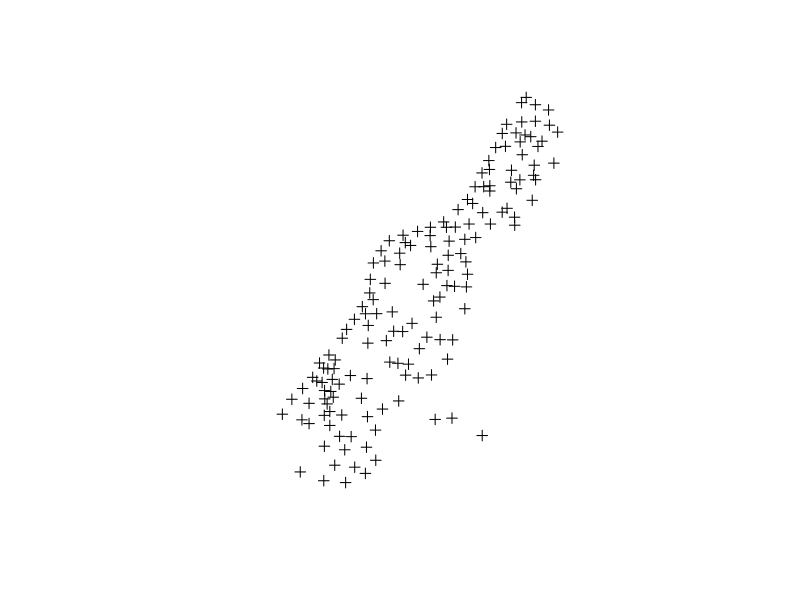
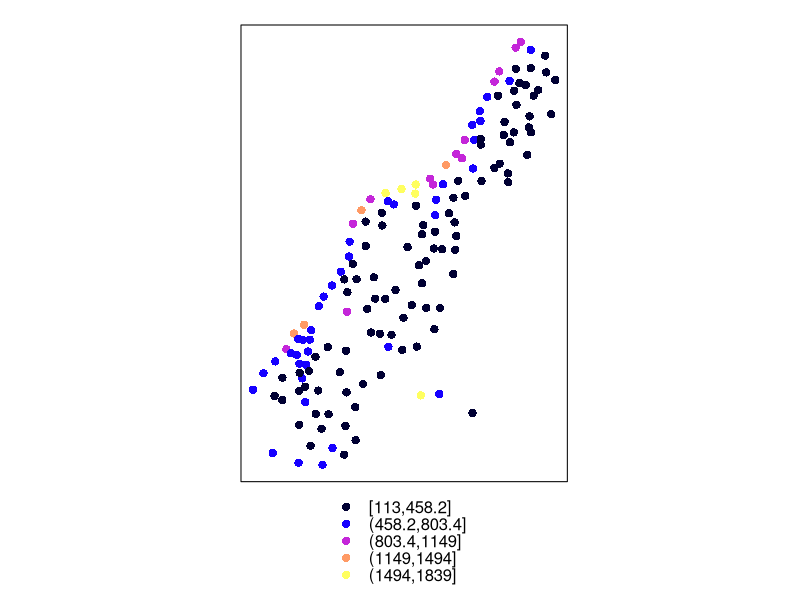
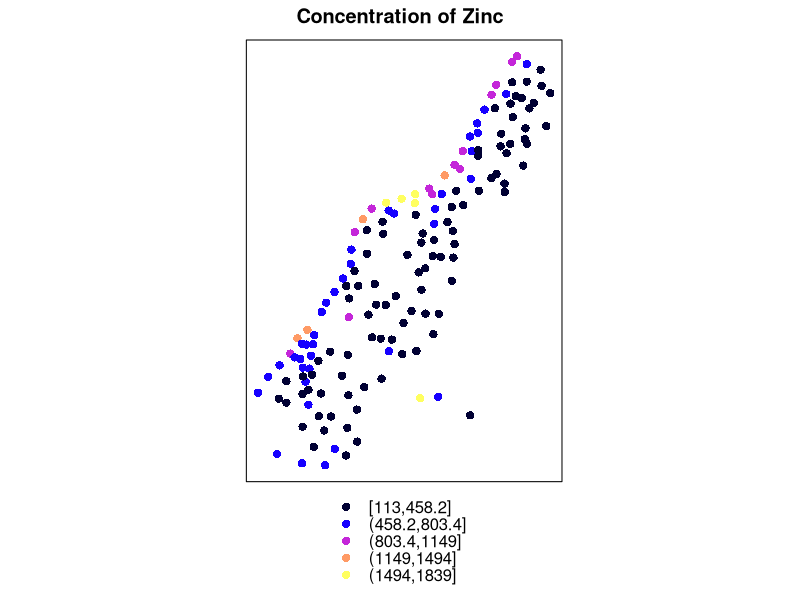
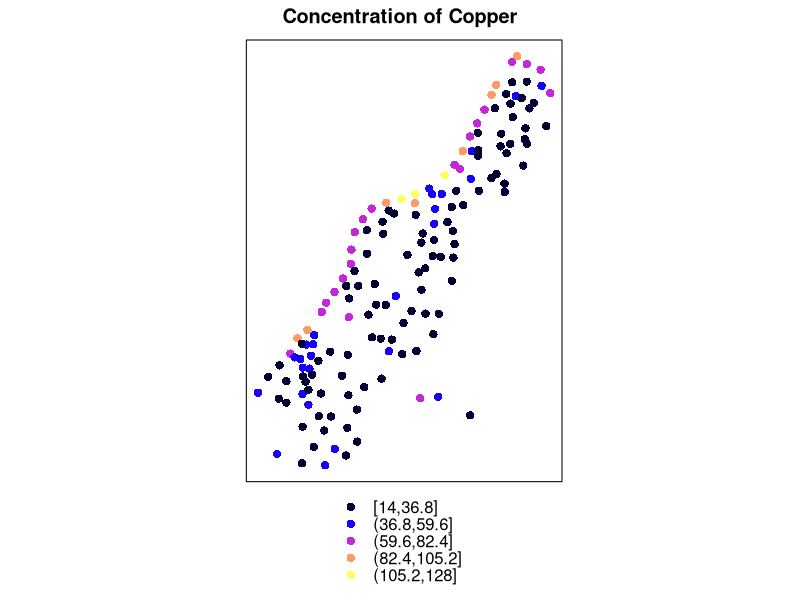
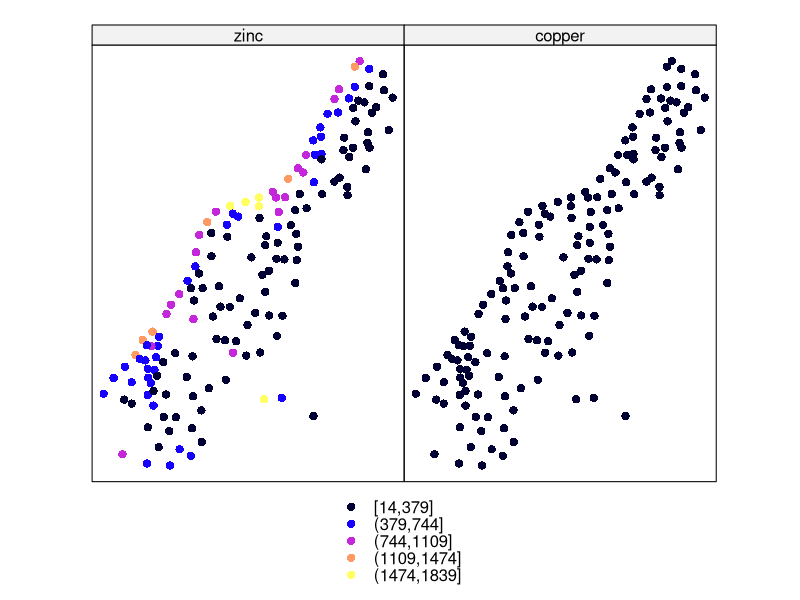
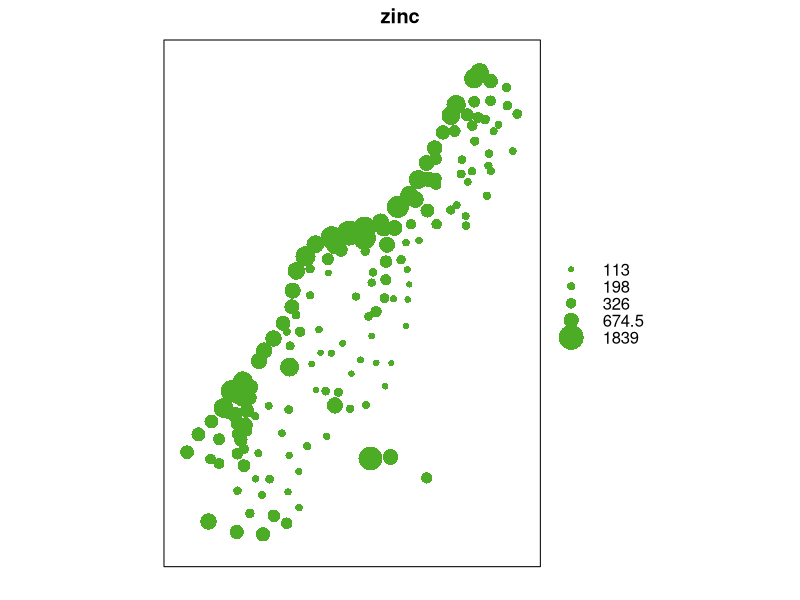

Reproduce these figures in R, in order.
# R Spatial 
# recalling the package that we have already used 
library(sp)
data(meuse)
attach(meuse)
# ~ --> alt+n means equal in R 
#we are grouping the coordinates, but this is specific to this dataset
coordinates(meuse)=~x+y
#now if you plot the dataset, you will see the dataset in space, i.e. how all the different units are spaced
plot(meuse)

#looking at where zinc is higher than in the other places
# we are going to use sp plot function, which is specific to the sp package
# spplot is used to plot elements like zinc, lead, etc., in space 
spplot(meuse, "zinc")
# you get different colors for different levels of zinc concentrations
# adding a title by using the argument main 
spplot(meuse, "zinc", main="Concentration of Zinc")

# now we do the same with another element: copper
spplot(meuse, "copper", main="Concentration of Copper")

#New exercise
# see copper and zinc in two different panels 
spplot(meuse,c("zinc","copper"))
# concentrations are higher in the west of the plot, and this is essentially because there is a river passing there that is bringing in pollutants 


#now rather than using colors, let's make use of bubbles of size proportional to the value of the variable in that place 
bubble(meuse,"zinc")


#downloading ggplot2 package
install.packages("ggplot2")
